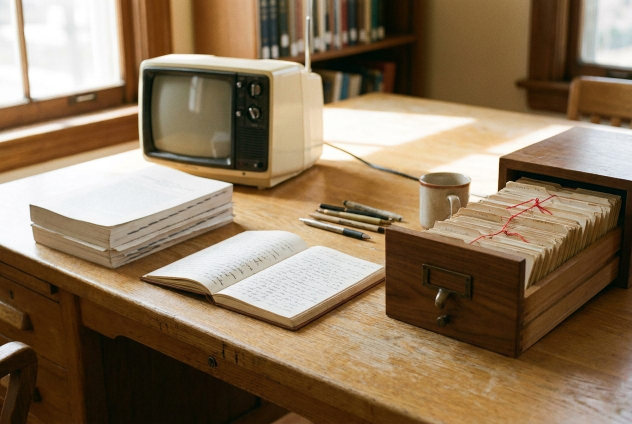
#> input picture site/img/desk.jpg, 1264 x 848 px (shown at 1/2 size)
$ python build_og.py
#> lines starting #> are read from the running program, lines starting #| are printed output that depends on the picture; after the words box and inside, x2 and y2 are one past the last pixel; in counts of white or black regions, pixels touching at a corner belong together
"""Compose the social-share card (site/img/og.jpg, .github/social-preview.png).

Needs the open-source font files (Playwrite US Trad, Fraunces Italic, Inter) from
https://github.com/google/fonts in FONT_DIR:
    FONT_DIR=/path/to/fonts python scripts/build_og.py
"""

from __future__ import annotations

import os
from pathlib import Path

from PIL import Image, ImageDraw, ImageFilter, ImageFont

ROOT = Path(__file__).resolve().parents[1]
FONT_DIR = Path(os.environ.get("FONT_DIR", "fonts"))
SURFACE, HEADING, PRIMARY, SECONDARY = "#faf6f2", "#432818", "#73574a", "#9c8479"


def font(name: str, size: int, **axes) -> ImageFont.FreeTypeFont:
    face = ImageFont.truetype(str(FONT_DIR / name), size)
    if axes:
        names = {"Weight": "wght", "Optical size": "opsz", "Optical Size": "opsz", "Softness": "SOFT", "Wonky": "WONK"}
        values = []
        for axis in face.get_variation_axes():
            label = axis["name"].decode() if isinstance(axis["name"], bytes) else axis["name"]
            values.append(axes.get(names.get(label, label), axis["default"]))
        face.set_variation_by_axes(values)
    return face


def polaroid(photo: Image.Image, width: int, border: int, angle: float) -> Image.Image:
    photo = photo.copy()
    photo.thumbnail((width, width))
    card = Image.new("RGBA", (photo.width + border * 2, photo.height + border * 2), "white")
    card.paste(photo, (border, border))
    card = card.rotate(angle, resample=Image.BICUBIC, expand=True)
    shadow = Image.new("RGBA", (card.width + 60, card.height + 60), (0, 0, 0, 0))
    mask = card.split()[3].point(lambda a: int(a * 0.28))
    shadow.paste((40, 25, 15, 255), (30, 38), mask)
    shadow = shadow.filter(ImageFilter.GaussianBlur(14))
    shadow.alpha_composite(card, (30, 26))
    return shadow


def card(size: tuple[int, int]) -> Image.Image:
#> called with size = (1200, 630)
    w, h = size
    s = w / 1200
    canvas = Image.new("RGBA", size, SURFACE)
    draw = ImageDraw.Draw(canvas)

    desk = Image.open(ROOT / "site/img/desk.jpg").convert("RGB")
#> desk is the input picture: PIL image 1264x848 RGB; mean R, G, B 138.5, 116.6, 90.5
    wiki = Image.open(ROOT / "site/img/wiki.jpg").convert("RGB")
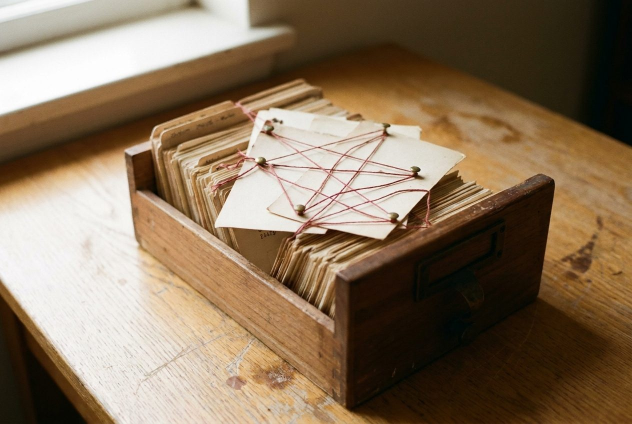
#> input picture site/img/wiki.jpg, 1264 x 848 px (shown at 1/2 size)
#> wiki is the input picture: PIL image 1264x848 RGB; mean R, G, B 135.6, 114.7, 91
    back = polaroid(wiki, int(300 * s), int(12 * s), -7)
#> in polaroid, `card = Image.new("RGBA", (photo.width + border * 2, photo.height + bor..`: card: PIL image 324x225 RGBA; every value is 255
#> in polaroid, `shadow = Image.new("RGBA", (card.width + 60, card.height + 60), (0, 0,..`: shadow: PIL image 410x323 RGBA; every value is 0
#> in polaroid, `mask = card.split()[3].point(lambda a: int(a * 0.28))`:
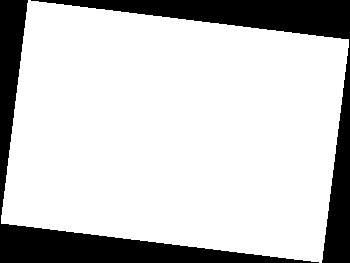
#> mask: PIL image 350x263 L; values 0 (black) and 71 (white), 79.2% white; 2 black regions, box (x1, y1, x2, y2) and area: (0, 0, 319, 263) 9575, (31, 0, 350, 263) 9575
    front = polaroid(desk, int(470 * s), int(16 * s), 3.5)
#> call 2 of polaroid, with width = 470, border = 16, angle = 3.5
#> in polaroid (call 2), `card = Image.new("RGBA", (photo.width + border * 2, photo.height + bor..`: card: PIL image 502x347 RGBA; every value is 255
#> in polaroid (call 2), `card = card.rotate(angle, resample=Image.BICUBIC, expand=True)`:
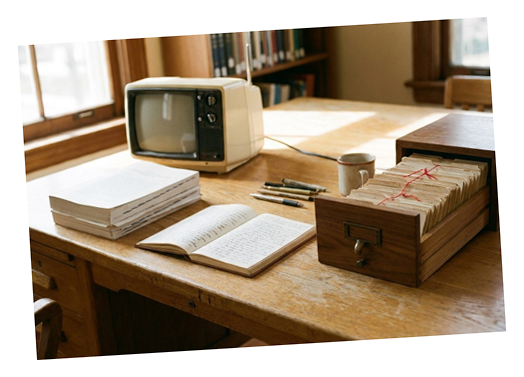
#> card: PIL image 524x377 RGBA; mean R, G, B, A 137.1, 120.7, 101.1, 224.9; transparent parts drawn white
#> in polaroid (call 2), `shadow = Image.new("RGBA", (card.width + 60, card.height + 60), (0, 0,..`: shadow: PIL image 584x437 RGBA; every value is 0
#> in polaroid (call 2), `mask = card.split()[3].point(lambda a: int(a * 0.28))`:
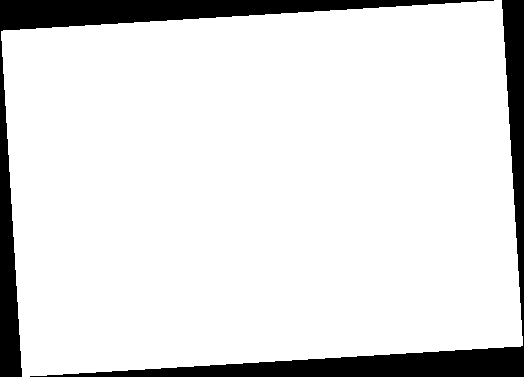
#> mask: PIL image 524x377 L; values 0 (black) and 71 (white), 88.2% white; 2 black regions, box (x1, y1, x2, y2) and area: (0, 0, 494, 377) 11676, (30, 0, 524, 377) 11676
#> in polaroid (call 2), `shadow = shadow.filter(ImageFilter.GaussianBlur(14))`:
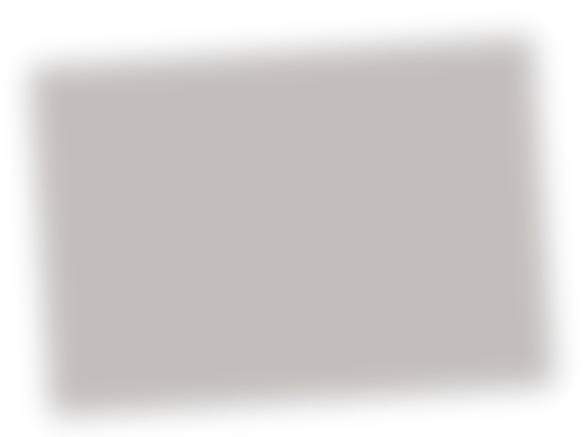
#> shadow: PIL image 584x437 RGBA; mean R, G, B, A 27.3, 17.1, 10.2, 48.5; transparent parts drawn white
#> in polaroid (call 2), `shadow.alpha_composite(card, (30, 26))`:
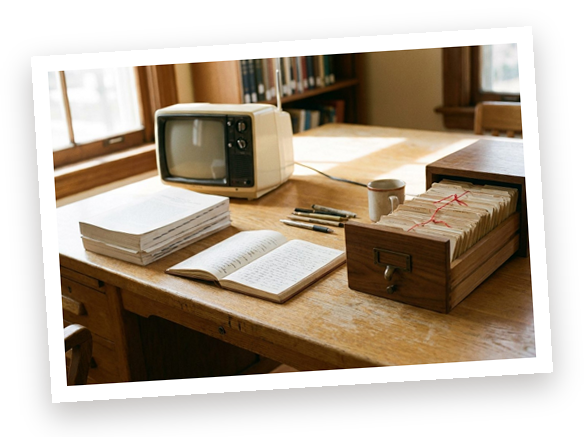
#> shadow: PIL image 584x437 RGBA; mean R, G, B, A 107.9, 94.5, 78.9, 177.2; transparent parts drawn white
    canvas.alpha_composite(back, (int(700 * s), int(40 * s)))
    canvas.alpha_composite(front, (int(630 * s), int(150 * s)))
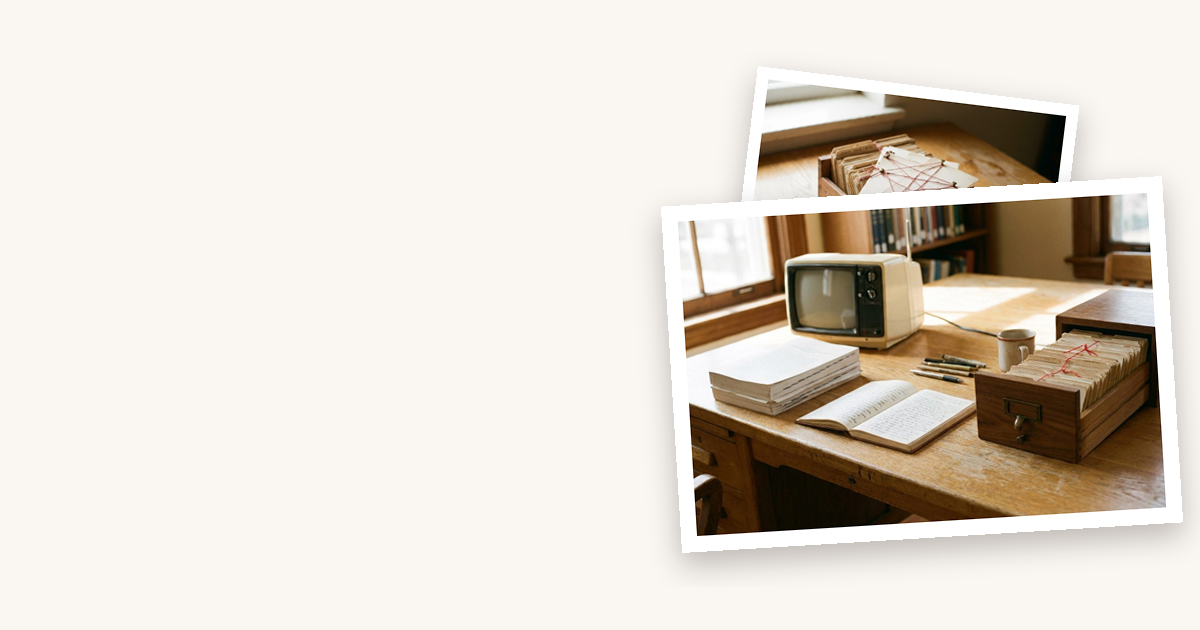
#> canvas: PIL image 1200x630 RGBA; mean R, G, B, A 223.1, 215.2, 206.3, 255

    x = int(80 * s)
    draw.text((x, int(150 * s)), "openwiki", font=font("playwrite.ttf", int(64 * s)), fill=HEADING)
    title = font("fraunces-italic.ttf", int(46 * s), wght=560, opsz=72, SOFT=0, WONK=0)
    for i, line in enumerate(["YouTube, blogs & notes,", "filed into a linked", "Markdown wiki."]):
        draw.text((x, int((285 + i * 54) * s)), line, font=title, fill=HEADING)
    small = font("inter.ttf", int(20 * s), wght=450, opsz=14)
    draw.text((x, int(470 * s)), "Open source  ·  Obsidian-ready  ·  Runs offline", font=small, fill=PRIMARY)
    draw.text((x, int(540 * s)), "github.com/ckryptickunal/OpenWiki", font=font("inter.ttf", int(17 * s), wght=450, opsz=14), fill=SECONDARY)
    return canvas.convert("RGB")


if __name__ == "__main__":
#> (the run stopped early here; a loop or call above may not have finished)
